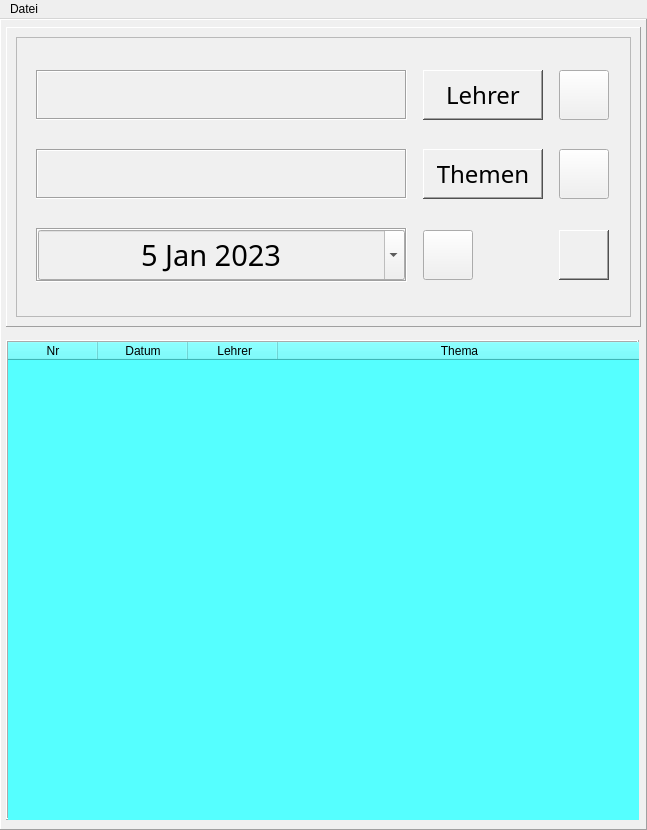
<?xml version="1.0" encoding="UTF-8"?>
<ui version="4.0">
 <class>MainWindow</class>
 <widget class="QMainWindow" name="MainWindow">
  <property name="geometry">
   <rect>
    <x>0</x>
    <y>0</y>
    <width>647</width>
    <height>830</height>
   </rect>
  </property>
  <property name="minimumSize">
   <size>
    <width>640</width>
    <height>830</height>
   </size>
  </property>
  <property name="maximumSize">
   <size>
    <width>647</width>
    <height>830</height>
   </size>
  </property>
  <property name="sizeIncrement">
   <size>
    <width>640</width>
    <height>830</height>
   </size>
  </property>
  <property name="windowTitle">
   <string>MainWindow</string>
  </property>
  <widget class="QWidget" name="container">
   <layout class="QGridLayout" name="gridLayout">
    <property name="leftMargin">
     <number>0</number>
    </property>
    <property name="topMargin">
     <number>0</number>
    </property>
    <property name="rightMargin">
     <number>0</number>
    </property>
    <property name="bottomMargin">
     <number>0</number>
    </property>
    <property name="spacing">
     <number>0</number>
    </property>
    <item row="0" column="0">
     <widget class="QFrame" name="main_frame">
      <property name="styleSheet">
       <string notr="true">background-color: rgb(240, 240, 240);</string>
      </property>
      <property name="frameShape">
       <enum>QFrame::Panel</enum>
      </property>
      <property name="frameShadow">
       <enum>QFrame::Raised</enum>
      </property>
      <layout class="QGridLayout" name="gridLayout_2">
       <property name="leftMargin">
        <number>5</number>
       </property>
       <property name="topMargin">
        <number>0</number>
       </property>
       <property name="rightMargin">
        <number>5</number>
       </property>
       <property name="bottomMargin">
        <number>0</number>
       </property>
       <item row="0" column="0">
        <widget class="QFrame" name="menu_container">
         <property name="minimumSize">
          <size>
           <width>635</width>
           <height>300</height>
          </size>
         </property>
         <property name="maximumSize">
          <size>
           <width>635</width>
           <height>300</height>
          </size>
         </property>
         <property name="sizeIncrement">
          <size>
           <width>635</width>
           <height>300</height>
          </size>
         </property>
         <property name="frameShape">
          <enum>QFrame::Panel</enum>
         </property>
         <property name="frameShadow">
          <enum>QFrame::Raised</enum>
         </property>
         <layout class="QVBoxLayout" name="verticalLayout">
          <property name="bottomMargin">
           <number>9</number>
          </property>
          <item>
           <widget class="QFrame" name="menu_frame">
            <property name="frameShape">
             <enum>QFrame::StyledPanel</enum>
            </property>
            <property name="frameShadow">
             <enum>QFrame::Sunken</enum>
            </property>
            <layout class="QGridLayout" name="gridLayout_3">
             <item row="1" column="0">
              <widget class="QFrame" name="Show_window2">
               <property name="frameShape">
                <enum>QFrame::Box</enum>
               </property>
               <property name="frameShadow">
                <enum>QFrame::Sunken</enum>
               </property>
               <layout class="QVBoxLayout" name="verticalLayout_4">
                <property name="spacing">
                 <number>0</number>
                </property>
                <property name="leftMargin">
                 <number>0</number>
                </property>
                <property name="topMargin">
                 <number>0</number>
                </property>
                <property name="rightMargin">
                 <number>0</number>
                </property>
                <property name="bottomMargin">
                 <number>0</number>
                </property>
                <item>
                 <widget class="QLabel" name="themen_label">
                  <property name="minimumSize">
                   <size>
                    <width>0</width>
                    <height>0</height>
                   </size>
                  </property>
                  <property name="maximumSize">
                   <size>
                    <width>16777215</width>
                    <height>16777215</height>
                   </size>
                  </property>
                  <property name="sizeIncrement">
                   <size>
                    <width>0</width>
                    <height>0</height>
                   </size>
                  </property>
                  <property name="font">
                   <font>
                    <family>Lucida Handwriting</family>
                    <pointsize>22</pointsize>
                   </font>
                  </property>
                  <property name="frameShape">
                   <enum>QFrame::NoFrame</enum>
                  </property>
                  <property name="text">
                   <string/>
                  </property>
                  <property name="alignment">
                   <set>Qt::AlignCenter</set>
                  </property>
                 </widget>
                </item>
               </layout>
              </widget>
             </item>
             <item row="2" column="4">
              <widget class="QToolButton" name="del_button">
               <property name="minimumSize">
                <size>
                 <width>50</width>
                 <height>50</height>
                </size>
               </property>
               <property name="maximumSize">
                <size>
                 <width>50</width>
                 <height>50</height>
                </size>
               </property>
               <property name="sizeIncrement">
                <size>
                 <width>50</width>
                 <height>50</height>
                </size>
               </property>
               <property name="font">
                <font>
                 <family>Lucida Handwriting</family>
                 <pointsize>22</pointsize>
                </font>
               </property>
               <property name="styleSheet">
                <string notr="true">image: url(:/delete/images/trashcan.png);</string>
               </property>
               <property name="text">
                <string/>
               </property>
               <property name="popupMode">
                <enum>QToolButton::InstantPopup</enum>
               </property>
               <property name="toolButtonStyle">
                <enum>Qt::ToolButtonTextOnly</enum>
               </property>
               <property name="arrowType">
                <enum>Qt::DownArrow</enum>
               </property>
              </widget>
             </item>
             <item row="0" column="4">
              <widget class="QPushButton" name="teacher_del_button">
               <property name="minimumSize">
                <size>
                 <width>50</width>
                 <height>50</height>
                </size>
               </property>
               <property name="maximumSize">
                <size>
                 <width>50</width>
                 <height>50</height>
                </size>
               </property>
               <property name="sizeIncrement">
                <size>
                 <width>50</width>
                 <height>50</height>
                </size>
               </property>
               <property name="styleSheet">
                <string notr="true">image: url(:/back/images/back.png);</string>
               </property>
               <property name="text">
                <string/>
               </property>
              </widget>
             </item>
             <item row="0" column="0">
              <widget class="QFrame" name="Show_window1">
               <property name="minimumSize">
                <size>
                 <width>371</width>
                 <height>50</height>
                </size>
               </property>
               <property name="maximumSize">
                <size>
                 <width>371</width>
                 <height>50</height>
                </size>
               </property>
               <property name="sizeIncrement">
                <size>
                 <width>371</width>
                 <height>50</height>
                </size>
               </property>
               <property name="styleSheet">
                <string notr="true"/>
               </property>
               <property name="frameShape">
                <enum>QFrame::Box</enum>
               </property>
               <property name="frameShadow">
                <enum>QFrame::Sunken</enum>
               </property>
               <layout class="QVBoxLayout" name="verticalLayout_3">
                <property name="spacing">
                 <number>0</number>
                </property>
                <property name="leftMargin">
                 <number>0</number>
                </property>
                <property name="topMargin">
                 <number>0</number>
                </property>
                <property name="rightMargin">
                 <number>0</number>
                </property>
                <property name="bottomMargin">
                 <number>0</number>
                </property>
                <item>
                 <widget class="QLabel" name="lehrer_label">
                  <property name="minimumSize">
                   <size>
                    <width>0</width>
                    <height>0</height>
                   </size>
                  </property>
                  <property name="maximumSize">
                   <size>
                    <width>16777215</width>
                    <height>16777215</height>
                   </size>
                  </property>
                  <property name="sizeIncrement">
                   <size>
                    <width>0</width>
                    <height>0</height>
                   </size>
                  </property>
                  <property name="font">
                   <font>
                    <family>Lucida Handwriting</family>
                    <pointsize>22</pointsize>
                   </font>
                  </property>
                  <property name="frameShape">
                   <enum>QFrame::NoFrame</enum>
                  </property>
                  <property name="text">
                   <string/>
                  </property>
                  <property name="alignment">
                   <set>Qt::AlignCenter</set>
                  </property>
                 </widget>
                </item>
               </layout>
              </widget>
             </item>
             <item row="2" column="0">
              <widget class="QFrame" name="Show_window3">
               <property name="font">
                <font>
                 <family>Lucida Handwriting</family>
                 <pointsize>22</pointsize>
                </font>
               </property>
               <property name="frameShape">
                <enum>QFrame::Box</enum>
               </property>
               <property name="frameShadow">
                <enum>QFrame::Sunken</enum>
               </property>
               <layout class="QHBoxLayout" name="horizontalLayout">
                <property name="spacing">
                 <number>0</number>
                </property>
                <property name="leftMargin">
                 <number>0</number>
                </property>
                <property name="topMargin">
                 <number>0</number>
                </property>
                <property name="rightMargin">
                 <number>0</number>
                </property>
                <property name="bottomMargin">
                 <number>0</number>
                </property>
                <item>
                 <widget class="QDateEdit" name="dateEdit">
                  <property name="minimumSize">
                   <size>
                    <width>0</width>
                    <height>50</height>
                   </size>
                  </property>
                  <property name="maximumSize">
                   <size>
                    <width>16777215</width>
                    <height>50</height>
                   </size>
                  </property>
                  <property name="sizeIncrement">
                   <size>
                    <width>0</width>
                    <height>50</height>
                   </size>
                  </property>
                  <property name="font">
                   <font>
                    <family>Lucida Handwriting</family>
                    <pointsize>22</pointsize>
                    <italic>false</italic>
                    <bold>false</bold>
                   </font>
                  </property>
                  <property name="styleSheet">
                   <string notr="true">font: 22pt &quot;Lucida Handwriting&quot;;</string>
                  </property>
                  <property name="alignment">
                   <set>Qt::AlignCenter</set>
                  </property>
                  <property name="readOnly">
                   <bool>false</bool>
                  </property>
                  <property name="dateTime">
                   <datetime>
                    <hour>1</hour>
                    <minute>0</minute>
                    <second>0</second>
                    <year>2023</year>
                    <month>1</month>
                    <day>5</day>
                   </datetime>
                  </property>
                  <property name="calendarPopup">
                   <bool>true</bool>
                  </property>
                  <property name="timeSpec">
                   <enum>Qt::LocalTime</enum>
                  </property>
                 </widget>
                </item>
               </layout>
              </widget>
             </item>
             <item row="1" column="4">
              <widget class="QPushButton" name="themes_del_button">
               <property name="minimumSize">
                <size>
                 <width>50</width>
                 <height>50</height>
                </size>
               </property>
               <property name="maximumSize">
                <size>
                 <width>50</width>
                 <height>50</height>
                </size>
               </property>
               <property name="sizeIncrement">
                <size>
                 <width>50</width>
                 <height>50</height>
                </size>
               </property>
               <property name="styleSheet">
                <string notr="true">image: url(:/back/images/back.png);</string>
               </property>
               <property name="text">
                <string/>
               </property>
              </widget>
             </item>
             <item row="1" column="3">
              <widget class="QToolButton" name="btn_themen">
               <property name="minimumSize">
                <size>
                 <width>120</width>
                 <height>50</height>
                </size>
               </property>
               <property name="maximumSize">
                <size>
                 <width>120</width>
                 <height>50</height>
                </size>
               </property>
               <property name="sizeIncrement">
                <size>
                 <width>120</width>
                 <height>50</height>
                </size>
               </property>
               <property name="baseSize">
                <size>
                 <width>120</width>
                 <height>50</height>
                </size>
               </property>
               <property name="font">
                <font>
                 <family>Lucida Handwriting</family>
                 <pointsize>18</pointsize>
                 <bold>false</bold>
                </font>
               </property>
               <property name="text">
                <string>Themen</string>
               </property>
               <property name="popupMode">
                <enum>QToolButton::InstantPopup</enum>
               </property>
               <property name="toolButtonStyle">
                <enum>Qt::ToolButtonTextOnly</enum>
               </property>
               <property name="arrowType">
                <enum>Qt::DownArrow</enum>
               </property>
              </widget>
             </item>
             <item row="0" column="3">
              <widget class="QToolButton" name="btn_teacher">
               <property name="sizePolicy">
                <sizepolicy hsizetype="Fixed" vsizetype="Expanding">
                 <horstretch>0</horstretch>
                 <verstretch>0</verstretch>
                </sizepolicy>
               </property>
               <property name="minimumSize">
                <size>
                 <width>120</width>
                 <height>50</height>
                </size>
               </property>
               <property name="maximumSize">
                <size>
                 <width>120</width>
                 <height>50</height>
                </size>
               </property>
               <property name="sizeIncrement">
                <size>
                 <width>120</width>
                 <height>50</height>
                </size>
               </property>
               <property name="baseSize">
                <size>
                 <width>120</width>
                 <height>50</height>
                </size>
               </property>
               <property name="font">
                <font>
                 <family>Lucida Handwriting</family>
                 <pointsize>18</pointsize>
                 <italic>false</italic>
                 <bold>false</bold>
                </font>
               </property>
               <property name="focusPolicy">
                <enum>Qt::TabFocus</enum>
               </property>
               <property name="contextMenuPolicy">
                <enum>Qt::DefaultContextMenu</enum>
               </property>
               <property name="acceptDrops">
                <bool>false</bool>
               </property>
               <property name="layoutDirection">
                <enum>Qt::LeftToRight</enum>
               </property>
               <property name="styleSheet">
                <string notr="true"/>
               </property>
               <property name="text">
                <string>Lehrer</string>
               </property>
               <property name="iconSize">
                <size>
                 <width>0</width>
                 <height>0</height>
                </size>
               </property>
               <property name="checkable">
                <bool>false</bool>
               </property>
               <property name="popupMode">
                <enum>QToolButton::InstantPopup</enum>
               </property>
               <property name="toolButtonStyle">
                <enum>Qt::ToolButtonTextOnly</enum>
               </property>
               <property name="autoRaise">
                <bool>false</bool>
               </property>
               <property name="arrowType">
                <enum>Qt::DownArrow</enum>
               </property>
              </widget>
             </item>
             <item row="2" column="3">
              <widget class="QPushButton" name="save_button">
               <property name="minimumSize">
                <size>
                 <width>50</width>
                 <height>50</height>
                </size>
               </property>
               <property name="maximumSize">
                <size>
                 <width>50</width>
                 <height>50</height>
                </size>
               </property>
               <property name="sizeIncrement">
                <size>
                 <width>50</width>
                 <height>50</height>
                </size>
               </property>
               <property name="styleSheet">
                <string notr="true">image: url(:/save/images/save.png);</string>
               </property>
               <property name="text">
                <string/>
               </property>
              </widget>
             </item>
            </layout>
           </widget>
          </item>
         </layout>
        </widget>
       </item>
       <item row="1" column="0">
        <widget class="QFrame" name="show_frame">
         <property name="minimumSize">
          <size>
           <width>633</width>
           <height>480</height>
          </size>
         </property>
         <property name="maximumSize">
          <size>
           <width>633</width>
           <height>480</height>
          </size>
         </property>
         <property name="sizeIncrement">
          <size>
           <width>633</width>
           <height>480</height>
          </size>
         </property>
         <property name="styleSheet">
          <string notr="true">background-color: rgb(255, 255, 255);
border-color: rgb(0, 0, 0);</string>
         </property>
         <property name="frameShape">
          <enum>QFrame::Box</enum>
         </property>
         <property name="frameShadow">
          <enum>QFrame::Raised</enum>
         </property>
         <layout class="QVBoxLayout" name="verticalLayout_2">
          <property name="spacing">
           <number>0</number>
          </property>
          <property name="leftMargin">
           <number>0</number>
          </property>
          <property name="topMargin">
           <number>0</number>
          </property>
          <property name="rightMargin">
           <number>0</number>
          </property>
          <property name="bottomMargin">
           <number>0</number>
          </property>
          <item>
           <widget class="QTableWidget" name="date_table">
            <property name="minimumSize">
             <size>
              <width>633</width>
              <height>480</height>
             </size>
            </property>
            <property name="maximumSize">
             <size>
              <width>633</width>
              <height>480</height>
             </size>
            </property>
            <property name="sizeIncrement">
             <size>
              <width>633</width>
              <height>480</height>
             </size>
            </property>
            <property name="layoutDirection">
             <enum>Qt::LeftToRight</enum>
            </property>
            <property name="autoFillBackground">
             <bool>false</bool>
            </property>
            <property name="styleSheet">
             <string notr="true">font: 14pt &quot;Lucida Handwriting&quot;;
background-color: rgb(85, 255, 255);</string>
            </property>
            <property name="frameShape">
             <enum>QFrame::NoFrame</enum>
            </property>
            <property name="verticalScrollBarPolicy">
             <enum>Qt::ScrollBarAlwaysOff</enum>
            </property>
            <property name="horizontalScrollBarPolicy">
             <enum>Qt::ScrollBarAlwaysOff</enum>
            </property>
            <property name="showGrid">
             <bool>false</bool>
            </property>
            <property name="gridStyle">
             <enum>Qt::CustomDashLine</enum>
            </property>
            <property name="sortingEnabled">
             <bool>false</bool>
            </property>
            <property name="wordWrap">
             <bool>true</bool>
            </property>
            <property name="cornerButtonEnabled">
             <bool>true</bool>
            </property>
            <property name="rowCount">
             <number>8</number>
            </property>
            <property name="columnCount">
             <number>4</number>
            </property>
            <attribute name="horizontalHeaderVisible">
             <bool>true</bool>
            </attribute>
            <attribute name="horizontalHeaderCascadingSectionResizes">
             <bool>true</bool>
            </attribute>
            <attribute name="horizontalHeaderMinimumSectionSize">
             <number>0</number>
            </attribute>
            <attribute name="horizontalHeaderDefaultSectionSize">
             <number>90</number>
            </attribute>
            <attribute name="horizontalHeaderShowSortIndicator" stdset="0">
             <bool>false</bool>
            </attribute>
            <attribute name="horizontalHeaderStretchLastSection">
             <bool>true</bool>
            </attribute>
            <attribute name="verticalHeaderVisible">
             <bool>false</bool>
            </attribute>
            <attribute name="verticalHeaderCascadingSectionResizes">
             <bool>false</bool>
            </attribute>
            <attribute name="verticalHeaderMinimumSectionSize">
             <number>25</number>
            </attribute>
            <attribute name="verticalHeaderDefaultSectionSize">
             <number>55</number>
            </attribute>
            <attribute name="verticalHeaderShowSortIndicator" stdset="0">
             <bool>false</bool>
            </attribute>
            <attribute name="verticalHeaderStretchLastSection">
             <bool>true</bool>
            </attribute>
            <row/>
            <row/>
            <row/>
            <row/>
            <row/>
            <row/>
            <row/>
            <row/>
            <column>
             <property name="text">
              <string>Nr</string>
             </property>
            </column>
            <column>
             <property name="text">
              <string>   Datum   </string>
             </property>
            </column>
            <column>
             <property name="text">
              <string>      Lehrer     </string>
             </property>
            </column>
            <column>
             <property name="text">
              <string>Thema</string>
             </property>
            </column>
           </widget>
          </item>
         </layout>
        </widget>
       </item>
      </layout>
     </widget>
    </item>
   </layout>
  </widget>
  <widget class="QMenuBar" name="menuBar">
   <property name="geometry">
    <rect>
     <x>0</x>
     <y>0</y>
     <width>647</width>
     <height>22</height>
    </rect>
   </property>
   <widget class="QMenu" name="Menu">
    <property name="title">
     <string>Datei</string>
    </property>
    <addaction name="actionNotenListe"/>
    <addaction name="separator"/>
   </widget>
   <addaction name="Menu"/>
  </widget>
  <action name="actionNotenListe">
   <property name="text">
    <string>Noten-Liste</string>
   </property>
   <property name="toolTip">
    <string>&lt;html&gt;&lt;head/&gt;&lt;body&gt;&lt;p align=&quot;center&quot;&gt;&lt;span style=&quot; font-weight:700; text-decoration: underline;&quot;&gt;Noten-Liste&lt;/span&gt;&lt;/p&gt;&lt;/body&gt;&lt;/html&gt;</string>
   </property>
  </action>
  <action name="actionListmaker">
   <property name="text">
    <string>Listmaker</string>
   </property>
  </action>
 </widget>
 <resources>
  <include location="Pictures.qrc"/>
 </resources>
 <connections/>
</ui>
